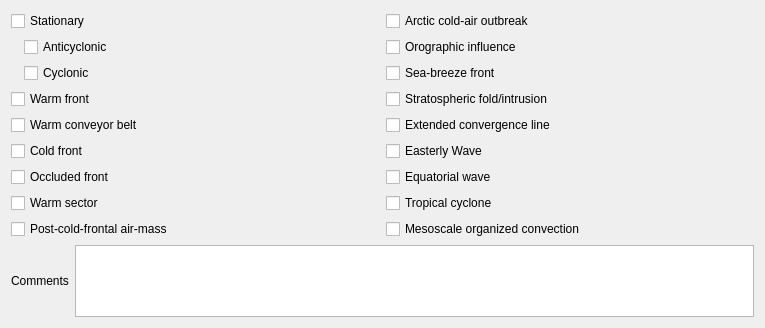
          <widget class="QWidget" name="page_4">
           <property name="geometry">
            <rect>
             <x>0</x>
             <y>0</y>
             <width>765</width>
             <height>328</height>
            </rect>
           </property>
           <attribute name="label">
            <string>Atmospheric Synoptic Features</string>
           </attribute>
           <layout class="QVBoxLayout" name="verticalLayout_15">
            <item>
             <layout class="QHBoxLayout" name="horizontalLayout_22">
              <item>
               <layout class="QVBoxLayout" name="verticalLayout_13">
                <item>
                 <widget class="QCheckBox" name="stationaryCheck">
                  <property name="text">
                   <string>Stationary</string>
                  </property>
                 </widget>
                </item>
                <item>
                 <layout class="QHBoxLayout" name="horizontalLayout_19">
                  <item>
                   <spacer name="horizontalSpacer_15">
                    <property name="orientation">
                     <enum>Qt::Horizontal</enum>
                    </property>
                    <property name="sizeType">
                     <enum>QSizePolicy::Maximum</enum>
                    </property>
                    <property name="sizeHint" stdset="0">
                     <size>
                      <width>13</width>
                      <height>17</height>
                     </size>
                    </property>
                   </spacer>
                  </item>
                  <item>
                   <widget class="QCheckBox" name="stationaryAnticyclonicCheck">
                    <property name="text">
                     <string>Anticyclonic</string>
                    </property>
                   </widget>
                  </item>
                 </layout>
                </item>
                <item>
                 <layout class="QHBoxLayout" name="horizontalLayout_20">
                  <item>
                   <spacer name="horizontalSpacer_16">
                    <property name="orientation">
                     <enum>Qt::Horizontal</enum>
                    </property>
                    <property name="sizeType">
                     <enum>QSizePolicy::Maximum</enum>
                    </property>
                    <property name="sizeHint" stdset="0">
                     <size>
                      <width>13</width>
                      <height>17</height>
                     </size>
                    </property>
                   </spacer>
                  </item>
                  <item>
                   <widget class="QCheckBox" name="stationaryCyclonicCheck">
                    <property name="text">
                     <string>Cyclonic</string>
                    </property>
                   </widget>
                  </item>
                 </layout>
                </item>
                <item>
                 <widget class="QCheckBox" name="warmFrontCheck">
                  <property name="text">
                   <string>Warm front</string>
                  </property>
                 </widget>
                </item>
                <item>
                 <widget class="QCheckBox" name="warmConveyorBeltCheck">
                  <property name="text">
                   <string>Warm conveyor belt</string>
                  </property>
                 </widget>
                </item>
                <item>
                 <widget class="QCheckBox" name="coldFrontCheck">
                  <property name="text">
                   <string>Cold front</string>
                  </property>
                 </widget>
                </item>
                <item>
                 <widget class="QCheckBox" name="occludedFrontCheck">
                  <property name="text">
                   <string>Occluded front</string>
                  </property>
                 </widget>
                </item>
                <item>
                 <widget class="QCheckBox" name="warmSectorCheck">
                  <property name="text">
                   <string>Warm sector</string>
                  </property>
                 </widget>
                </item>
                <item>
                 <widget class="QCheckBox" name="postColdFrontalAirMassCheck">
                  <property name="text">
                   <string>Post-cold-frontal air-mass</string>
                  </property>
                 </widget>
                </item>
               </layout>
              </item>
              <item>
               <layout class="QVBoxLayout" name="verticalLayout_14">
                <item>
                 <widget class="QCheckBox" name="arcticColdAirOutbreakCheck">
                  <property name="text">
                   <string>Arctic cold-air outbreak</string>
                  </property>
                 </widget>
                </item>
                <item>
                 <widget class="QCheckBox" name="orographicInfluenceCheck">
                  <property name="text">
                   <string>Orographic influence</string>
                  </property>
                 </widget>
                </item>
                <item>
                 <widget class="QCheckBox" name="seaBreezeFrontCheck">
                  <property name="text">
                   <string>Sea-breeze front</string>
                  </property>
                 </widget>
                </item>
                <item>
                 <widget class="QCheckBox" name="stratosphericFoldCheck">
                  <property name="text">
                   <string>Stratospheric fold/intrusion</string>
                  </property>
                 </widget>
                </item>
                <item>
                 <widget class="QCheckBox" name="extendedConvergenceLineCheck">
                  <property name="text">
                   <string>Extended convergence line</string>
                  </property>
                 </widget>
                </item>
                <item>
                 <widget class="QCheckBox" name="easterlyWaveCheck">
                  <property name="text">
                   <string>Easterly Wave</string>
                  </property>
                 </widget>
                </item>
                <item>
                 <widget class="QCheckBox" name="equatorialWaveCheck">
                  <property name="text">
                   <string>Equatorial wave</string>
                  </property>
                 </widget>
                </item>
                <item>
                 <widget class="QCheckBox" name="tropicalCycloneCheck">
                  <property name="text">
                   <string>Tropical cyclone</string>
                  </property>
                 </widget>
                </item>
                <item>
                 <widget class="QCheckBox" name="mesoscaleOrganizedConvectionCheck">
                  <property name="text">
                   <string>Mesoscale organized convection</string>
                  </property>
                 </widget>
                </item>
               </layout>
              </item>
             </layout>
            </item>
            <item>
             <layout class="QHBoxLayout" name="horizontalLayout_21">
              <item>
               <widget class="QLabel" name="label_16">
                <property name="text">
                 <string>Comments</string>
                </property>
               </widget>
              </item>
              <item>
               <widget class="QTextEdit" name="AFOtherTextBox">
                <property name="maximumSize">
                 <size>
                  <width>16777215</width>
                  <height>75</height>
                 </size>
                </property>
               </widget>
              </item>
             </layout>
            </item>
           </layout>
          </widget>
